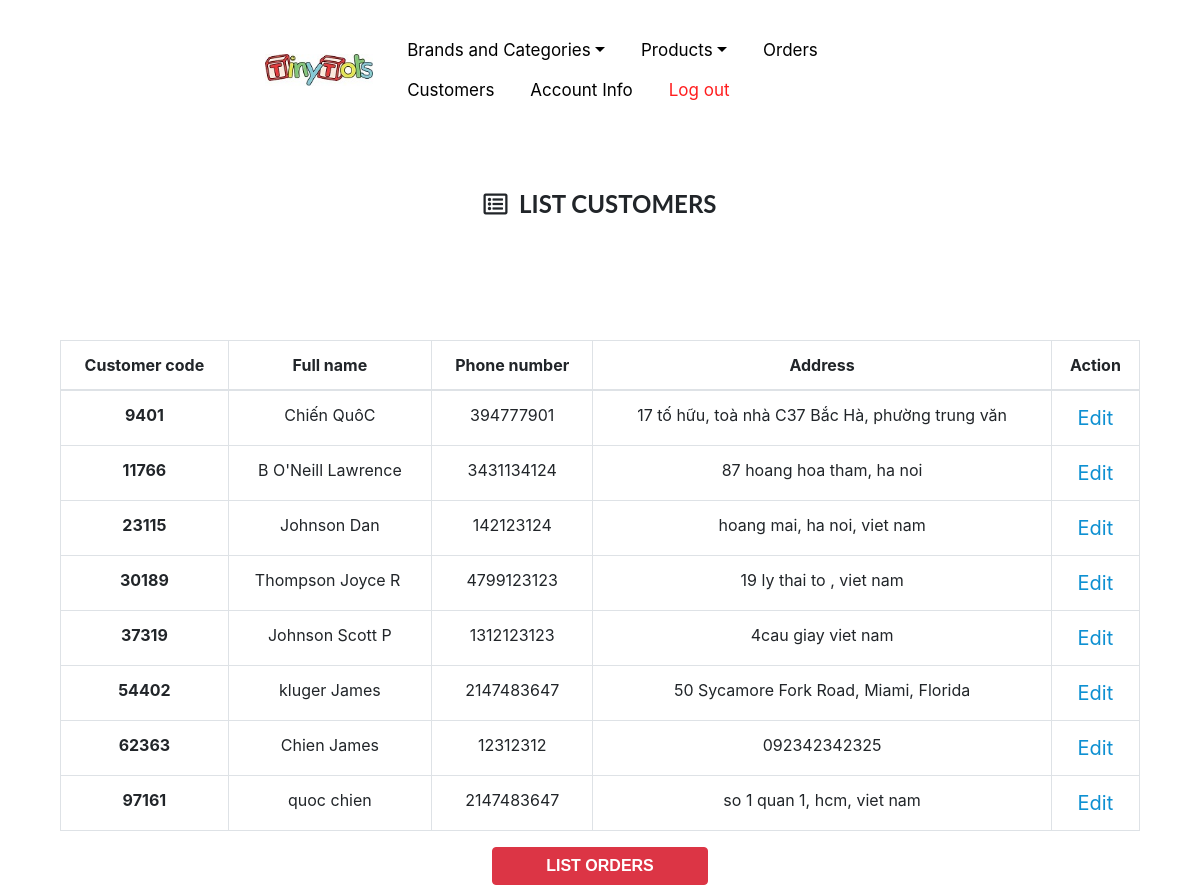
The page /Main/tinytots/admin/customer.php (signed in) on the database its author committed.
### tables this page shows
CREATE TABLE `customer` (
  `CustomerCode` int(11) NOT NULL,
  `Order_Name` varchar(50) DEFAULT NULL,
  `Order_Phone` varchar(15) NOT NULL,
  `Order_Address` varchar(200) NOT NULL
);

### Main/tinytots/Classes/customer.class.php (called while the page is built, shortened)
<?php
class  customer extends dbh
{
    function getCustomer()
    {
        $sql = "call proc_customer_selectAll()";
        $conn = $this->connect();
        $stmt = $conn->prepare($sql);
        $stmt->execute();
        $data = $stmt ->fetchAll();
        return $data;
    }
}

### Main/tinytots/includes/dataProcess.php (called while the page is built, shortened)
<?php
$customers = new customer();
$dataCustomer = $customers -> getCustomer();
?>

### Main/tinytots/admin/customer.php (the view, shortened to what this page needs)
<?php include_once "../includes/dataProcess.php"; ?>
<!doctype html>
<html lang="en">
<head>
    <link rel="stylesheet" href="../assets/bootstrap/css/bootstrap.min.css">
    <link rel="stylesheet" href="../assets/fonts/fontawesome-all.min.css">
    <link rel="stylesheet" href="../assets/fonts/font-awesome.min.css">
    <link rel="stylesheet" href="../assets/fonts/fontawesome5-overrides.min.css">
    <link rel="stylesheet" href="../assets/css/Animated-Pretty-Product-List-v12.css">
    <link rel="stylesheet" href="../assets/css/footer-servitech.css">
    <link rel="stylesheet" href="../https://cdnjs.cloudflare.com/ajax/libs/aos/2.3.4/aos.css">
    <link rel="stylesheet" href="../assets/css/Navbar-with-menu-and-login.css">
    <link rel="stylesheet" href="../assets/css/navbar.css">
    <link rel="stylesheet" href="../assets/css/admin.css ">
    <link rel="stylesheet" href="../assets/css/styles.css">
</head>
<body>
<?php include "admin-menu.php" ?>
<div id="container">
    <h4><i class="far fa-list-alt"></i>&nbsp;&nbsp;LIST CUSTOMERS</h4>
    <div class="table" id="table">
        <table class="table table-bordered">
            <thead>
            <tr>
                <th scope="col">Customer code</th>
                <th scope="col">Full name</th>
                <th scope="col">Phone number</th>
                <th scope="col">Address</th>
                <th scope="col">Action</th>
            </tr>
            </thead>
            <tbody>
            <?php if (!empty($dataCustomer)) : ?>
                <?php foreach ($dataCustomer as $data) : ?>
                    <tr>
                        <th scope="row"><?php echo $data['CustomerCode']; ?></th>
                        <td><?php echo $data['Order_Name']; ?></td>
                        <td><?php echo $data['Order_Phone']; ?></td>
                        <td><?php echo $data['Order_Address']; ?></td>
                        <td><a href="./editCustomer.php?code=<?php echo $data['CustomerCode']; ?>">Edit</a></td>
                    </tr>
                <?php endforeach; ?>
            <?php endif; ?>
            </tbody>
        </table>
        <button style="font-weight: bold; width: 20%; display: block; margin: 10px auto" type="button" class="btn btn-danger" onclick="window.open('listOrder.php','_self');">
            LIST ORDERS
        </button>
    </div>
</div>
</body>
</html>

### Main/tinytots/admin/admin-menu.php (shortened to what this page needs)
<nav class="navbar navbar-light navbar-expand-md sticky-top navbar-fixed-top navigation-clean-button" style="background-color:rgb(255,255,255); width: 100%; ">
    <div class="container-fluid" style="width: 60%; margin: 20px auto;">
        <a href="../index.php" class="navbar-brand"><span><img src="../assets/img/logo-admin.jpg" /></span></a>
        <div class="collapse navbar-collapse" id="navcol-1">
            <ul class="nav navbar-nav nav-right">
                <li class="dropdown">
                    <a data-toggle="dropdown" aria-expanded="false" href="listCategoryBrand.php" class="dropdown-toggle nav-link" style="color:#000000;">Brands
                                                                                                                                                         and
                                                                                                                                                         Categories</a>
                </li>
                <li class="dropdown">
                    <a data-toggle="dropdown" aria-expanded="false" href="productList.php" class="dropdown-toggle nav-link" style="color:#000000;">Products</a>
                </li>
                <li role="presentation" class="nav-item">
                    <a href="listOrder.php" class="nav-link" style="color:#000000;">Orders</a>
                </li>
                <li role="presentation" class="nav-item"><a href="customer.php" class="nav-link" style="color:#000000;">Customers</a>
                </li>
                <li role="presentation" class="nav-item"><a href="adminInfo.php" class="nav-link" style="color:#000000;">Account
                                                                                                                        Info</a>
                </li>
                <li role="presentation" class="nav-item"><a href="logOut.php" class="nav-link" style="color:#ff1d1e;">Log
                                                                                                                      out
                    </a>
                </li>
            </ul>
        </div>
    </div>
</nav>

### Main/tinytots/assets/css/footer-servitech.css (style rules this page uses)
body a { outline: none !important; }
li { line-height: 24px; }

### Main/tinytots/assets/css/Navbar-with-menu-and-login.css (style rules this page uses)
:root { --km-primary: #0fb59f; --km-secondary: #ffae02; --km-bg: #f5f5f5; --km-black: #222222; }

### Main/tinytots/assets/css/admin.css (style rules this page uses)
#container { width: 100%; position: relative ; }
#table { width: 90%; position: absolute; top: 150px; left: 5%; }
h4 { font-family: 'Lato', Arial, sans-serif ; font-weight: bolder; text-align: center; width: 30%; margin: 50px auto; }
a { color:#0e90d2 ; }
td, th { text-align: center; }

### rows shown on the page
customer: CustomerCode "9401", Order_Name "Chiến QuôC", Order_Phone "394777901", Order_Address "17 tố hữu, toà nhà C37 Bắc Hà, phường trung văn"
customer: CustomerCode "11766", Order_Name "B O'Neill Lawrence", Order_Phone "3431134124", Order_Address "87 hoang hoa tham, ha noi"
customer: CustomerCode "23115", Order_Name "Johnson Dan", Order_Phone "142123124", Order_Address "hoang mai, ha noi, viet nam"
customer: CustomerCode "30189", Order_Name "Thompson Joyce R", Order_Phone "4799123123", Order_Address "19 ly thai to , viet nam"
customer: CustomerCode "37319", Order_Name "Johnson Scott P", Order_Phone "1312123123", Order_Address "4cau giay viet nam"
customer: CustomerCode "54402", Order_Name "kluger James", Order_Phone "2147483647", Order_Address "50 Sycamore Fork Road, Miami, Florida"
customer: CustomerCode "62363", Order_Name "Chien James", Order_Phone "12312312", Order_Address "092342342325"
customer: CustomerCode "97161", Order_Name "quoc chien", Order_Phone "2147483647", Order_Address "so 1 quan 1, hcm, viet nam"
